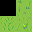

This game map was drawn from its Tiled (.tmx) file and the tilesets committed beside it. A one-line description and the full map source follow:
An orthogonal 2x2 tile map with 16x16 px tiles, 1 tile layer (Tiles).

<map version="1.9" tiledversion="1.9.0" orientation="orthogonal" renderorder="right-up" width="2" height="2" tilewidth="16" tileheight="16" infinite="0" nextlayerid="2" nextobjectid="1">
	<tileset firstgid="1" source="Grasslands.tsx" />
	<layer id="1" name="Tiles" width="2" height="2">
		<data encoding="csv">
			1,2,
			3,4
		</data>
	</layer>
</map>
